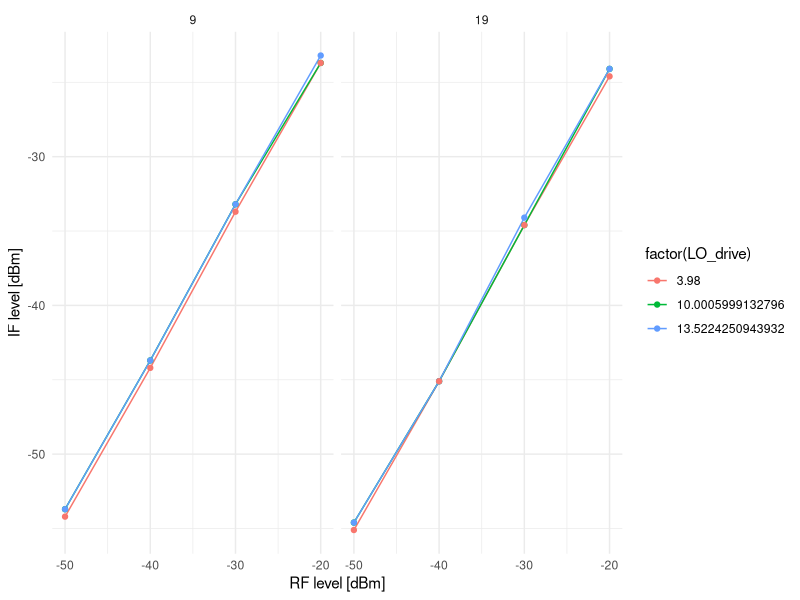
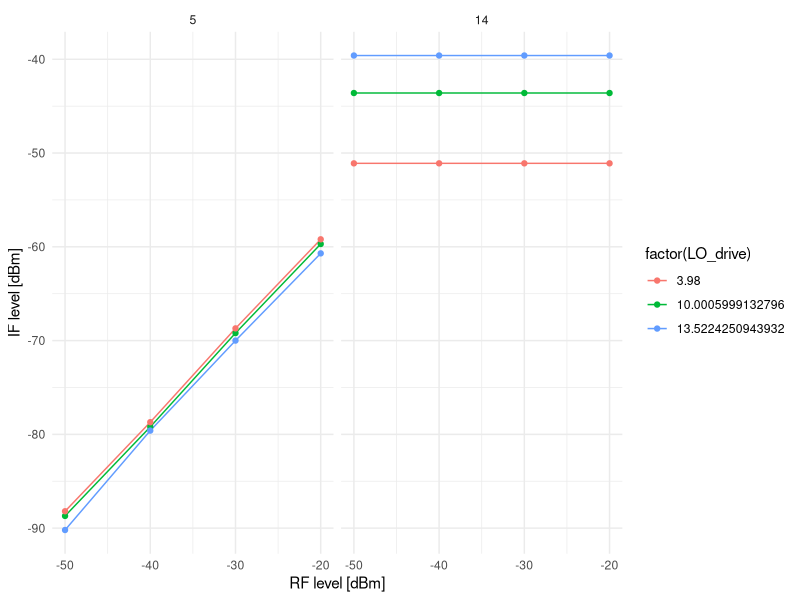

The R script that drew these images, in order:
## ---- chunk 1
#| message: false
#| warning: false
#| include: false
library(tidyverse)
mdf <- tribble(~LO_driveVpp, ~RF_level, ~IF_5, ~IF_9, ~IF_14, ~IF_19,
               2, -20, -59.7, -23.7, -43.6, -24.1,
               2, -30, -69.2, -33.2, -43.6, -34.6,
               2, -40, -79.2, -43.7, -43.6, -45.1,
               2, -50, -88.7, -53.7, -43.6, -54.6,
               3, -20, -60.7, -23.2, -39.6, -24.1,
               3, -30, -70.0, -33.2, -39.6, -34.1,
               3, -40, -79.6, -43.7, -39.6, -45.1,
               3, -50, -90.2, -53.7, -39.6, -54.6,
               1, -20, -59.2, -23.7, -51.1, -24.6,
               1, -30, -68.7, -33.7, -51.1, -34.6,
               1, -40, -78.7, -44.2, -51.1, -45.1,
               1, -50, -88.2, -54.2, -51.1, -55.1) %>%
  mutate(LO_drive = 20*log10(LO_driveVpp) +3.98) %>%
  select(-LO_driveVpp) %>%
  pivot_longer(cols = starts_with("IF_"),
               names_prefix = "IF_",
               values_to = "IF_level",
               names_to = "IF_freq") %>%
  mutate( frequency_f = factor(IF_freq, 
                               levels = c("5","9","14","19"), 
                               ordered=TRUE))
## ---- chunk 2
#| echo: false
mdf %>% filter(IF_freq %in% c(9,19)) %>%
  ggplot(aes(x=RF_level, y =  IF_level, color = factor(LO_drive))) +
  geom_line() +
  geom_point() +
  theme_minimal() +
  labs(x = "RF level [dBm]",
       y = "IF level [dBm]") +
  facet_wrap( ~frequency_f)
## ---- chunk 3
#| echo: false
mdf %>% filter(IF_freq %in% c(5,14)) %>%
  ggplot(aes(x=RF_level, y =  IF_level, color = factor(LO_drive))) +
  geom_line() +
  geom_point() +
  theme_minimal() +
  labs(x = "RF level [dBm]",
       y = "IF level [dBm]") +
  facet_wrap( ~frequency_f)
